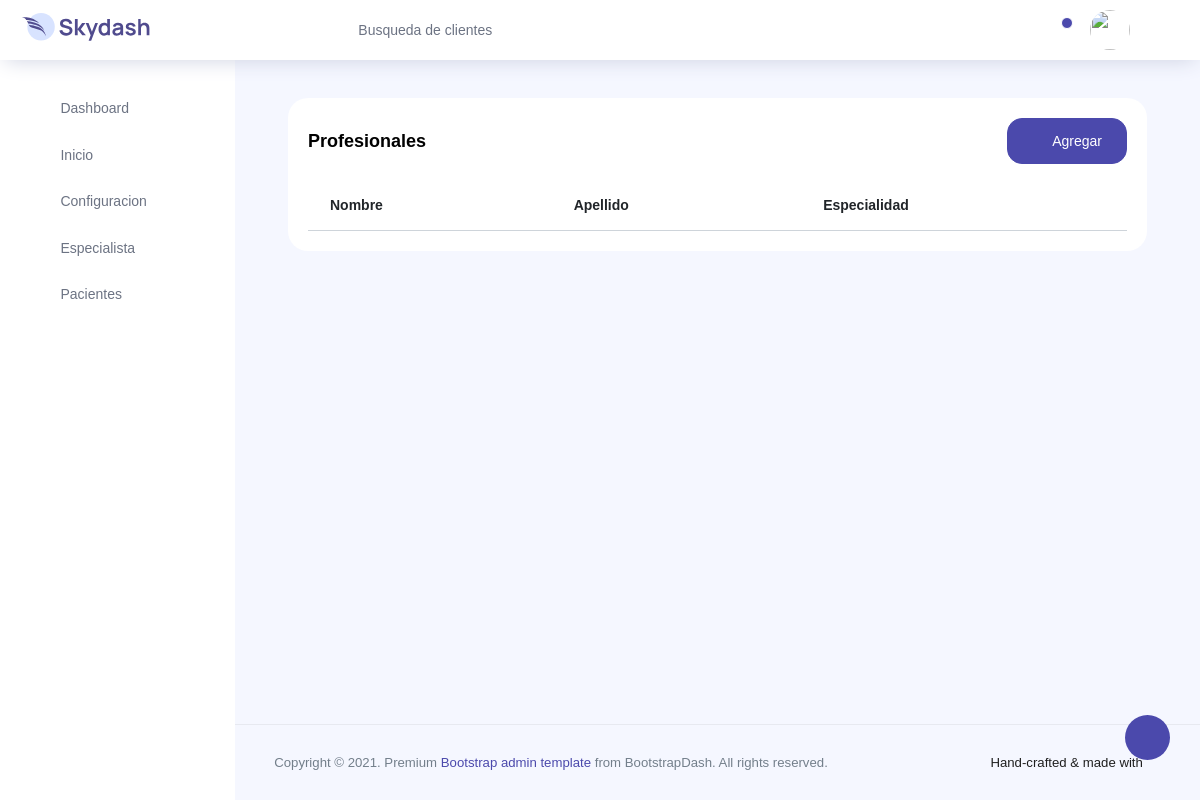
Before: /profesionales (signed in) with the older database file.
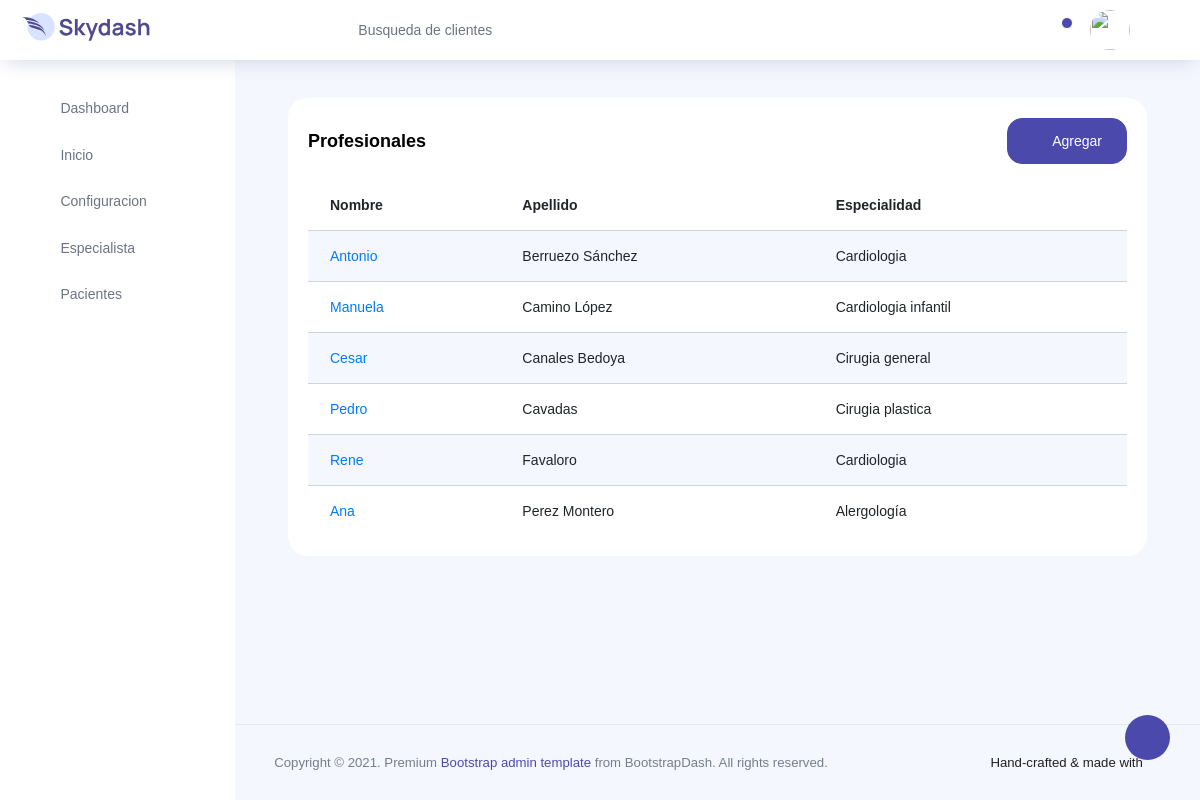
After: the same page with the newer database file.
### clinica/models.py (models this page shows, shortened)
class Profesional(models.Model):
    clinica = models.ForeignKey(Clinica, on_delete=models.CASCADE, verbose_name=_("clinica"))
    nombre = models.CharField(max_length=100, verbose_name=_('nombre'))
    apellido = models.CharField(max_length=100, verbose_name=_('apellido'))
    especialidad = models.ForeignKey(Especialidad, on_delete=models.CASCADE, verbose_name=_('especialidad'))
    direccion = models.CharField(max_length=100)
    telefono = models.CharField(max_length=30)
    movil = models.CharField(max_length=30)
    email = models.EmailField()
    cuit = models.CharField(max_length=50)
    numero_matricula = models.CharField(max_length=30, verbose_name=_('numero_matricula'))
    estado = models.CharField(max_length=1)
    obras_sociales = models.ManyToManyField( ObraSocial, verbose_name=_('obras_sociales'), blank=True)

class Especialidad(models.Model):
    def __str__(self):
        return str(self.nombre)
    nombre = models.CharField(max_length=100)

### clinica/views.py (the view, shortened to what this page needs)
# urls.py: path('profesionales', profesionales, name='profesionales'),
@login_required
def profesionales(request, id = None):
    usuario = request.user
    if usuario.rubro_usuario.codigo != 'AC':
        return render(request, 'pag_error.html')
    clinica = usuario.clinica
    profesionales = Profesional.objects.filter(clinica=clinica).order_by('apellido')
    modificacion = False
    form = None
    if request.method == 'GET':
        if id:
            profesional = get_object_or_404(Profesional, id=id, clinica=clinica)
            form = ProfesionalABMForm(instance=profesional)
            modificacion = True
        else:
            form = ProfesionalABMForm()
    return render(request, 'profesionales.html', {
        'form': form,
        'profesionales': profesionales,
        'modificacion': modificacion,
    })

### clinica/form.py
class ProfesionalABMForm(BaseForm):
    def __init__(self, *args, **kwargs):
        super (ProfesionalABMForm,self ).__init__(*args,**kwargs)
    class Meta:
        model = Profesional
        fields = '__all__'
        exclude = ['clinica', 'estado']

### clinica/models.py (called while the page is built)
    def __str__(self):
        return str(self.nombre)

### templates/profesionales.html (shortened to what this page needs)
{% extends 'base.html' %}
{% load static %}
{% load i18n %}
{% block plugin_css%}
<link rel="stylesheet" href="{% static 'vendors/datatables.net-bs4/dataTables.bootstrap4.css' %}">
<link rel="stylesheet" type="text/css" href="{% static 'js/select.dataTables.min.css' %}">
<link rel="stylesheet" href="{% static 'node_modules/mdi/font/css/materialdesignicons.min.css' %}">
{% endblock %}
{% block content %}
<div class="col-lg-12 grid-margin stretch-card">
  <div class="card">
    <div class="card-body">
      <div class="d-flex justify-content-between align-items-center mb-3">
        <h4 class="card-title mb-0">{% translate 'Profesionales' %}</h4>
        <a class="btn btn-primary" data-toggle="modal" data-target="#formModal">
          <i class="icon-head menu-icon mr-2"></i>{% translate 'Agregar' %}
        </a>
      </div>
      <div class="table-responsive table-hover">
        <table id='id_tabla' class="table table-striped">
          <thead>
            <tr>
              <th>{% translate 'Nombre' %}</th>
              <th>{% translate 'Apellido' %}</th>
              <th>{% translate 'Especialidad' %}</th>
            </tr>
          </thead>
          <tbody>
            {% for profesional in profesionales %}
            <tr>
                <td>
                    <a href="/profesionales/{{ profesional.id }}">{{ profesional.nombre }}</a>
                </td>
                <td>{{ profesional.apellido }}</td>
                <td>{{ profesional.especialidad }}</td>
            </tr>
            {% endfor %}
        </tbody>
        </table>
      </div>
    </div>
  </div>
</div>
{% endblock %}
{% block nav %}
{% include 'nav_home.html' %}
{% endblock %}

### templates/base.html (shortened to what this page needs)
<!DOCTYPE html>
{% load static %}
<html lang="en">
<head>
  <link rel="stylesheet" href="{% static 'vendors/feather/feather.css' %}">
  <link rel="stylesheet" href="{% static 'vendors/ti-icons/css/themify-icons.css' %}">
  <link rel="stylesheet" href="{% static 'vendors/css/vendor.bundle.base.css' %}">
  <link rel="stylesheet" href="{% static 'node_modules/mdi/font/css/materialdesignicons.min.css' %}"/>
  {% block plugin_css %}
  {% endblock %}
  <link rel="stylesheet" href="{% static 'css/vertical-layout-light/style.css' %}">
</head>
<body>
  <div class="container-scroller">
    <nav class="navbar col-lg-12 col-12 p-0 fixed-top d-flex flex-row">
      <div class="text-center navbar-brand-wrapper d-flex align-items-center justify-content-center">
        <a class="navbar-brand brand-logo mr-5" href="/"><img src="{% static 'images/logo.svg' %}" class="mr-2" alt="logo"/></a>
      </div>
      <div class="navbar-menu-wrapper d-flex align-items-center justify-content-end">
        <button class="navbar-toggler navbar-toggler align-self-center" type="button" data-toggle="minimize">
          <span class="icon-menu"></span>
        </button>
        <ul class="navbar-nav mr-lg-2">
          <li class="nav-item nav-search d-none d-lg-block">
            <div class="input-group">
              <div class="input-group-prepend hover-cursor" id="navbar-search-icon">
                <span class="input-group-text" id="search">
                  <i class="icon-search"></i>
                </span>
              </div>
              <input id= 'id_search_top_bar' type="text" class="form-control" id="navbar-search-input" placeholder="Search now" aria-label="search" aria-describedby="search">
            </div>
          </li>
        </ul>
        <ul class="navbar-nav navbar-nav-right">
          <li class="nav-item dropdown">
            <a class="nav-link count-indicator dropdown-toggle" id="notificationDropdown" href="#" data-toggle="dropdown">
              <i class="icon-bell mx-0"></i>
              <span class="count"></span>
            </a>
          </li>
          <li class="nav-item nav-profile dropdown">
            <a class="nav-link dropdown-toggle" href="#" data-toggle="dropdown" id="profileDropdown">
              <img src={{user.profile.image.url}} alt=""/>
            </a>
          </li>
          <li class="nav-item nav-settings d-none d-lg-flex">
            <a class="nav-link" href="#">
              <i class="icon-ellipsis"></i>
            </a>
          </li>
        </ul>
      </div>
    </nav>
    <div class="container-fluid page-body-wrapper">
      <div class="theme-setting-wrapper">
        <div id="settings-trigger"><i class="ti-settings"></i></div>
      </div>
      <nav class="sidebar sidebar-offcanvas" id="sidebar">
        <ul class="nav">
          <li class="nav-item">
            <a class="nav-link" href="/">
              <i class="icon-grid menu-icon"></i>
              <span class="menu-title">Dashboard</span>
            </a>
          </li>
          {% block nav %}
          {% endblock %}
        </ul>
      </nav>
      <div class="main-panel">
        <div class="content-wrapper">
            {% block content %}
            {% endblock %}
        </div>
        <footer class="footer">
          <div class="d-sm-flex justify-content-center justify-content-sm-between">
            <span class="text-muted text-center text-sm-left d-block d-sm-inline-block">Copyright © 2021.  Premium <a href="https://www.bootstrapdash.com/" target="_blank">Bootstrap admin template</a> from BootstrapDash. All rights reserved.</span>
            <span class="float-none float-sm-right d-block mt-1 mt-sm-0 text-center">Hand-crafted & made with <i class="ti-heart text-danger ml-1"></i></span>
          </div>
        </footer>
      </div>
    </div>
  </div>
</body>
</html>

### templates/nav_home.html (shortened to what this page needs)
{% load i18n %}
{% block nav %}
  <li class="nav-item">
    <a class="nav-link" href="{% url 'inicio' %}">
      <i class="icon-cog menu-icon"></i>
      <span class="menu-title">{% translate "Inicio" %}</span>
    </a>
  </li>
  <li class="nav-item">
    <a class="nav-link" data-toggle="collapse" href="#ui-basic" aria-expanded="false" aria-controls="ui-basic">
      <i class="icon-cog menu-icon"></i>
      <span class="menu-title">{% translate "Configuracion" %}</span>
      <i class="menu-arrow"></i>
    </a>
  </li>
  <li class="nav-item">
    <a class="nav-link" href="/profesionales">
      <i class="icon-tag menu-icon"></i>
      <span class="menu-title">{% translate "Especialista" %}</span>
    </a>
  </li>
  <li class="nav-item">
    <a class="nav-link" href="/pacientes">
      <i class="icon-tag menu-icon"></i>
      <span class="menu-title">{% translate "Pacientes" %}</span>
    </a>
  </li>
  {% endblock %}

Changed rows visible on the page:
added Profesional: nombre "Antonio", apellido "Berruezo Sánchez", especialidad "Cardiologia"
added Profesional: nombre "Manuela", apellido "Camino López", especialidad "Cardiologia infantil"
added Profesional: nombre "Cesar", apellido "Canales Bedoya", especialidad "Cirugia general"
added Profesional: nombre "Pedro", apellido "Cavadas", especialidad "Cirugia plastica"
added Profesional: nombre "Rene", apellido "Favaloro", especialidad "Cardiologia"
added Profesional: nombre "Ana", apellido "Perez Montero", especialidad "Alergología"
